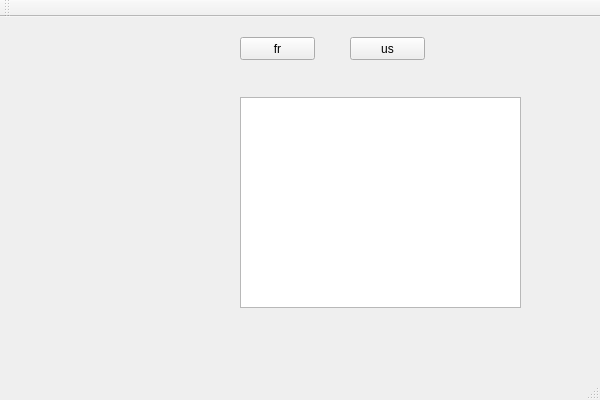
<?xml version="1.0" encoding="UTF-8"?>
<ui version="4.0">
 <class>MainWindowClass</class>
 <widget class="QMainWindow" name="MainWindowClass">
  <property name="geometry">
   <rect>
    <x>0</x>
    <y>0</y>
    <width>600</width>
    <height>400</height>
   </rect>
  </property>
  <property name="windowTitle">
   <string>MainWindow</string>
  </property>
  <widget class="QWidget" name="centralWidget">
   <widget class="QPushButton" name="french">
    <property name="geometry">
     <rect>
      <x>240</x>
      <y>20</y>
      <width>75</width>
      <height>23</height>
     </rect>
    </property>
    <property name="text">
     <string>fr</string>
    </property>
   </widget>
   <widget class="QPushButton" name="english">
    <property name="geometry">
     <rect>
      <x>350</x>
      <y>20</y>
      <width>75</width>
      <height>23</height>
     </rect>
    </property>
    <property name="text">
     <string>us</string>
    </property>
   </widget>
   <widget class="QTextBrowser" name="textBrowser">
    <property name="geometry">
     <rect>
      <x>240</x>
      <y>80</y>
      <width>281</width>
      <height>211</height>
     </rect>
    </property>
    <property name="html">
     <string>&lt;!DOCTYPE HTML PUBLIC &quot;-//W3C//DTD HTML 4.0//EN&quot; &quot;http://www.w3.org/TR/REC-html40/strict.dtd&quot;&gt;
&lt;html&gt;&lt;head&gt;&lt;meta name=&quot;qrichtext&quot; content=&quot;1&quot; /&gt;&lt;style type=&quot;text/css&quot;&gt;
p, li { white-space: pre-wrap; }
&lt;/style&gt;&lt;/head&gt;&lt;body style=&quot; font-family:'MS Shell Dlg 2'; font-size:8.25pt; font-weight:400; font-style:normal;&quot;&gt;
&lt;p style=&quot;-qt-paragraph-type:empty; margin-top:0px; margin-bottom:0px; margin-left:0px; margin-right:0px; -qt-block-indent:0; text-indent:0px; font-size:8pt;&quot;&gt;&lt;/p&gt;&lt;/body&gt;&lt;/html&gt;</string>
    </property>
   </widget>
  </widget>
  <widget class="QMenuBar" name="menuBar">
   <property name="geometry">
    <rect>
     <x>0</x>
     <y>0</y>
     <width>600</width>
     <height>23</height>
    </rect>
   </property>
  </widget>
  <widget class="QToolBar" name="mainToolBar">
   <attribute name="toolBarArea">
    <enum>TopToolBarArea</enum>
   </attribute>
   <attribute name="toolBarBreak">
    <bool>false</bool>
   </attribute>
  </widget>
  <widget class="QStatusBar" name="statusBar"/>
 </widget>
 <layoutdefault spacing="6" margin="11"/>
 <resources/>
 <connections/>
</ui>
